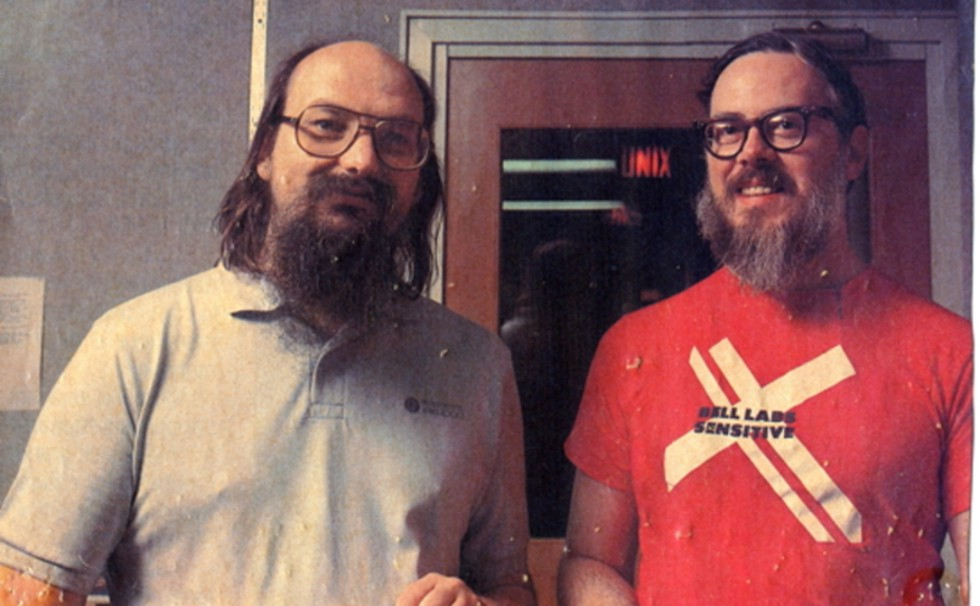
#> input picture Lesson16/Thompson_and_Ritchie_source_unknown.jpg, 980 x 606 px
$ python face_recognition.py
#> lines starting #> are read from the running program, lines starting #| are printed output that depends on the picture; after the words box and inside, x2 and y2 are one past the last pixel; in counts of white or black regions, pixels touching at a corner belong together
import cv2


img = cv2.imread('Thompson_and_Ritchie_source_unknown.jpg')
#> img is the input picture: shape (606, 980, 3); mean B, G, R 98.2, 97.9, 139.5
img_gray = cv2.cvtColor(img, cv2.COLOR_BGR2GRAY)  # конвертировать изображении в черно-белое
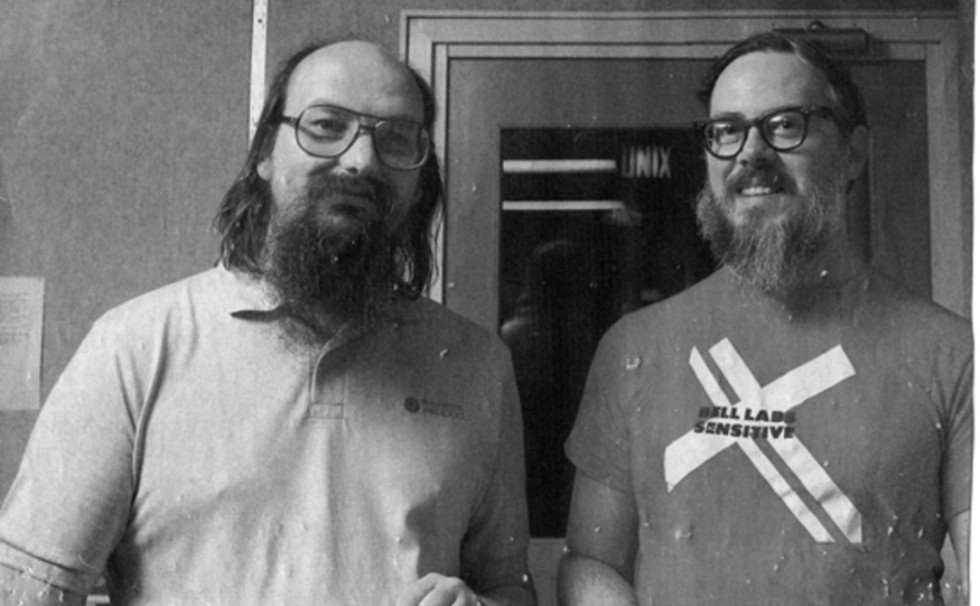
#> img_gray: shape (606, 980); min 2, max 255, mean 110.4

face_cascades = cv2.CascadeClassifier(cv2.data.haarcascades + 'haarcascade_frontalface_default.xml')
faces = face_cascades.detectMultiScale(img_gray)
#> faces = [[685, 71, 144, 144], [259, 61, 179, 179]]

for (x, y, h, w) in faces:
    cv2.rectangle(img, (x, y), (x+w, y + h), (0, 255, 0), 1)
#> this loop made 2 passes
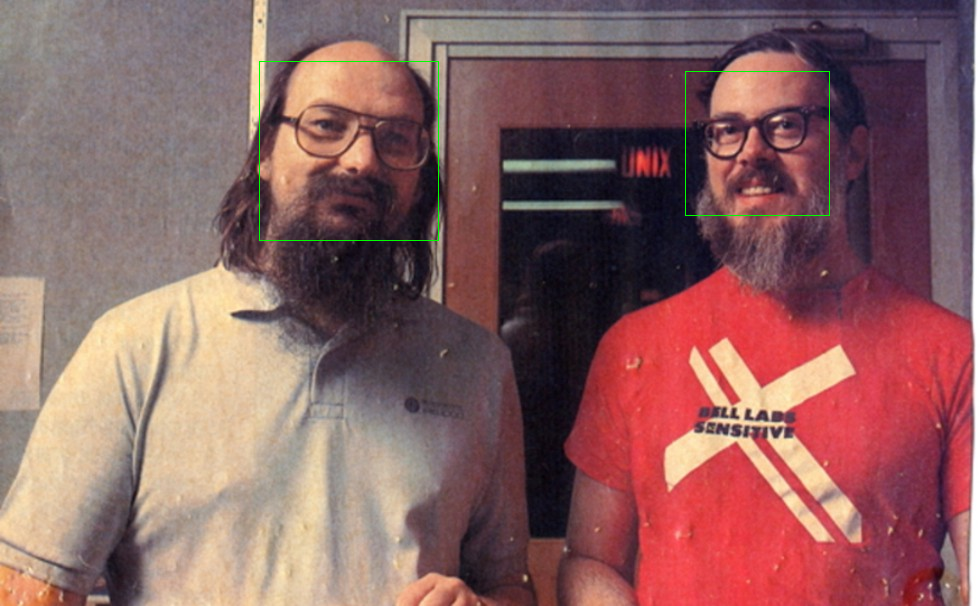
#> img: shape (606, 980, 3); 0.22% of pixels changed, all inside (x1, y1, x2, y2) = (259, 61, 830, 241)

cv2.imshow('Face', img)
cv2.waitKey(0)
